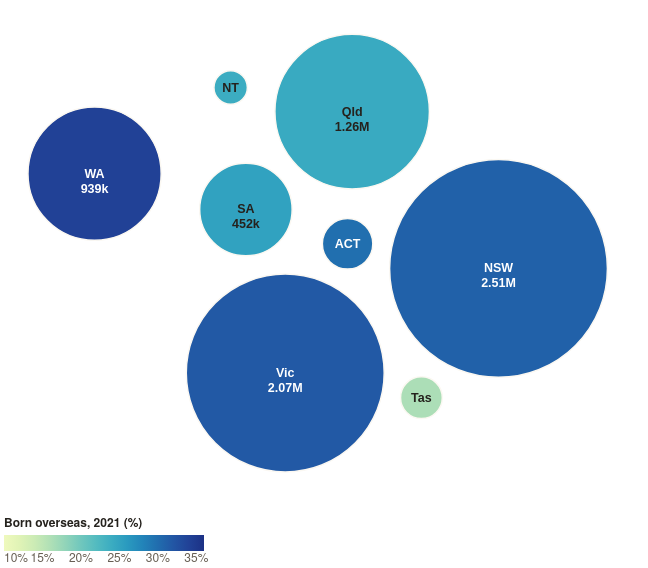

Vega-Lite specification for this chart:
### Vega-Lite specification from a JSON file in a GitHub repository (floating-point values rounded to 4 significant figures)
{"$schema": "https://vega.github.io/schema/vega-lite/v5.json", "width": 640, "height": 496, "config": {"background": null, "font": "IBM Plex Sans, Helvetica Neue, Arial, sans-serif", "padding": 4, "view": {"stroke": null}, "axis": {"labelColor": "#675f54", "titleColor": "#675f54", "gridColor": "#d8cfbf", "domainColor": "#d8cfbf", "tickColor": "#d8cfbf", "labelFont": "IBM Plex Sans, Helvetica Neue, Arial, sans-serif", "labelFontSize": 11, "titleFont": "IBM Plex Sans, Helvetica Neue, Arial, sans-serif", "titleFontWeight": 500, "titleFontSize": 11.5}, "legend": {"labelColor": "#675f54", "titleColor": "#25221d", "labelFont": "IBM Plex Sans, Helvetica Neue, Arial, sans-serif", "titleFont": "IBM Plex Sans, Helvetica Neue, Arial, sans-serif", "titleFontWeight": 600, "labelFontSize": 12, "titleFontSize": 12, "symbolStrokeColor": "#fbf8f2"}, "text": {"color": "#25221d", "font": "IBM Plex Sans, Helvetica Neue, Arial, sans-serif"}, "tooltipFormat": {"numberFormat": ",.0f"}}, "data": {"values": [{"abbr": "WA", "x": -10.07, "y": -2, "r": 5.755, "name": "Western Australia", "size": 17750.0, "tot": 938900, "share": 34.1, "big": true, "rp": 75.17, "l": ["WA", "939k"], "out": false}, {"abbr": "NT", "x": 0.353, "y": -8.6, "r": 1.445, "name": "Northern Territory", "size": 1119.0, "tot": 59240, "share": 23.9, "big": false, "rp": 18.87, "l": ["NT"], "out": false}, {"abbr": "SA", "x": 1.522, "y": 0.741, "r": 3.995, "name": "South Australia", "size": 8554.0, "tot": 452410, "share": 25.1, "big": true, "rp": 52.18, "l": ["SA", "452k"], "out": false}, {"abbr": "Qld", "x": 9.656, "y": -6.755, "r": 6.676, "name": "Queensland", "size": 23890.0, "tot": 1263640, "share": 24.2, "big": true, "rp": 87.2, "l": ["Qld", "1.26M"], "out": false}, {"abbr": "NSW", "x": 20.86, "y": 5.26, "r": 9.409, "name": "New South Wales", "size": 47450.0, "tot": 2510260, "share": 31, "big": true, "rp": 122.9, "l": ["NSW", "2.51M"], "out": false}, {"abbr": "ACT", "x": 9.306, "y": 3.373, "r": 2.181, "name": "Australian Capital Territory", "size": 2549.0, "tot": 134900, "share": 29.8, "big": false, "rp": 28.49, "l": ["ACT"], "out": false}, {"abbr": "Vic", "x": 4.532, "y": 13.27, "r": 8.55, "name": "Victoria", "size": 39180.0, "tot": 2072570, "share": 31.7, "big": true, "rp": 111.7, "l": ["Vic", "2.07M"], "out": false}, {"abbr": "Tas", "x": 14.96, "y": 15.16, "r": 1.804, "name": "Tasmania", "size": 1744.0, "tot": 92320, "share": 16.3, "big": false, "rp": 23.56, "l": ["Tas"], "out": false}]}, "params": [{"name": "hl", "value": "", "bind": {"input": "select", "options": ["", "Western Australia", "Victoria", "New South Wales", "Australian Capital Territory", "South Australia", "Queensland", "Northern Territory", "Tasmania"], "labels": ["All states", "Western Australia", "Victoria", "New South Wales", "Australian Capital Territory", "South Australia", "Queensland", "Northern Territory", "Tasmania"], "name": "Highlight a state "}}], "layer": [{"mark": {"type": "circle", "stroke": "#fbf8f2", "strokeWidth": 1.5, "cursor": "pointer"}, "encoding": {"x": {"field": "x", "type": "quantitative", "scale": {"domain": [-17, 32], "nice": false, "zero": false}, "axis": null}, "y": {"field": "y", "type": "quantitative", "scale": {"domain": [-15, 23], "reverse": true, "nice": false, "zero": false}, "axis": null}, "opacity": {"condition": {"test": "hl == '' || datum.name == hl", "value": 1}, "value": 0.2}, "size": {"field": "size", "type": "quantitative", "scale": null}, "color": {"field": "share", "type": "quantitative", "scale": {"domain": [10, 36], "scheme": "yellowgreenblue"}, "legend": {"title": "Born overseas, 2021 (%)", "orient": "bottom", "direction": "horizontal", "gradientLength": 200, "labelExpr": "datum.value + '%'"}}, "tooltip": [{"field": "s_name", "title": "State / territory"}, {"field": "s_share", "title": "Born overseas, 2021 (%)", "format": ".1f"}, {"field": "s_os", "title": "Overseas-born residents", "format": ","}, {"field": "s_pop", "title": "Total population, 2021", "format": ","}, {"field": "s_top", "title": "Largest overseas birthplace"}, {"field": "s_topn", "title": "Residents born there", "format": ","}, {"field": "s_growth", "title": "Change in share since 2001 (pts)", "format": "+.1f"}], "stroke": {"condition": {"param": "hov15", "empty": false, "value": "#111111"}, "value": "#fbf8f2"}, "strokeWidth": {"condition": {"param": "hov15", "empty": false, "value": 2.5}, "value": 1.5}}, "transform": [{"lookup": "name", "from": {"data": {"values": [{"s_name": "Western Australia", "s_share": 34.1, "s_growth": 5.5, "s_os": 938900, "s_pop": 2749370, "s_top": "England", "s_topn": 211730}, {"s_name": "Victoria", "s_share": 31.7, "s_growth": 7.2, "s_os": 2072570, "s_pop": 6547820, "s_top": "India", "s_topn": 272250}, {"s_name": "New South Wales", "s_share": 31, "s_growth": 6.2, "s_os": 2510260, "s_pop": 8097060, "s_top": "China", "s_topn": 261330}, {"s_name": "Australian Capital Territory", "s_share": 29.8, "s_growth": 6.9, "s_os": 134900, "s_pop": 452510, "s_top": "India", "s_topn": 17510}, {"s_name": "South Australia", "s_share": 25.1, "s_growth": 3.9, "s_os": 452410, "s_pop": 1802600, "s_top": "England", "s_topn": 98770}, {"s_name": "Queensland", "s_share": 24.2, "s_growth": 6.2, "s_os": 1263640, "s_pop": 5215810, "s_top": "New Zealand", "s_topn": 229920}, {"s_name": "Northern Territory", "s_share": 23.9, "s_growth": 7.8, "s_os": 59240, "s_pop": 248150, "s_top": "Philippines", "s_topn": 7320}, {"s_name": "Tasmania", "s_share": 16.3, "s_growth": 5.5, "s_os": 92320, "s_pop": 567240, "s_top": "England", "s_topn": 20420}]}, "key": "s_name", "fields": ["s_name", "s_share", "s_growth", "s_os", "s_pop", "s_top", "s_topn"]}}], "params": [{"name": "hov15", "select": {"type": "point", "fields": ["s_name"], "on": "pointerover", "clear": "pointerout"}}]}, {"transform": [{"filter": "!datum.out"}], "mark": {"type": "text", "fontSize": 12.5, "lineHeight": 15, "font": "IBM Plex Sans Condensed, Arial Narrow, sans-serif", "fontWeight": 600, "baseline": "middle"}, "encoding": {"x": {"field": "x", "type": "quantitative", "scale": {"domain": [-17, 32], "nice": false, "zero": false}, "axis": null}, "y": {"field": "y", "type": "quantitative", "scale": {"domain": [-15, 23], "reverse": true, "nice": false, "zero": false}, "axis": null}, "text": {"field": "l"}, "color": {"condition": {"test": "datum.share >= 27", "value": "#ffffff"}, "value": "#25221d"}}}, {"transform": [{"filter": "datum.out"}], "mark": {"type": "text", "fontSize": 12, "font": "IBM Plex Sans Condensed, Arial Narrow, sans-serif", "fontWeight": 600, "baseline": "middle", "align": "left", "dx": 4}, "encoding": {"x": {"field": "xr", "type": "quantitative", "scale": {"domain": [-17, 32], "nice": false, "zero": false}, "axis": null}, "y": {"field": "y", "type": "quantitative", "scale": {"domain": [-15, 23], "reverse": true, "nice": false, "zero": false}, "axis": null}, "text": {"field": "l"}, "color": {"value": "#25221d"}}}], "transform": [{"calculate": "datum.x + datum.r", "as": "xr"}]}
